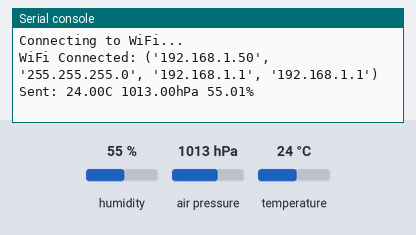
Simulated run of this program. Board: ESP32 board running MicroPython. Shown: the last lines printed to the serial console. The inputs (shaded band) are chosen by the test bench; at power-on: humidity 55 %, air pressure 1013 hPa, temperature 24 °C. WiFi joins after 1.5 s; no MQTT or app messages arrive unless stated; values from a settings file that is not in the repository are placeholders; library files of the repository ran but are not shown: bme280.py.

Above: at 3.3 s.
3.4 s: humidity set to 22 %
At 8.2 s:
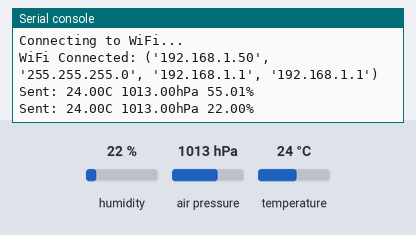
9.0 s: air pressure set to 952 hPa
At 13.6 s:
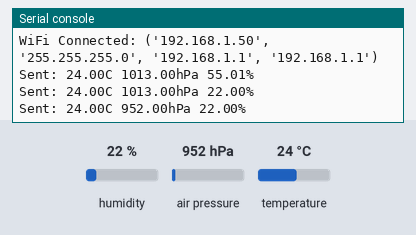
14.6 s: temperature set to 12 °C
At 17.7 s:
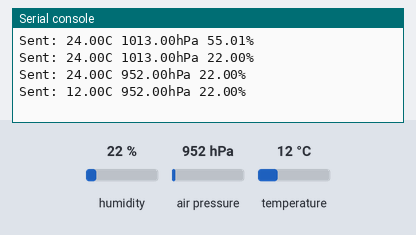

The program:

main.py
```python
import network
import time
from machine import Pin, I2C
import bme280
from umqttsimple import MQTTClient
import myconfig

# 1. Setup WiFi (Required for MQTT)
WIFI_SSID = myconfig.WIFI_SSID
WIFI_PASS = myconfig.WIFI_PASS

wlan = network.WLAN(network.STA_IF)
wlan.active(True)
if not wlan.isconnected():
    print("Connecting to WiFi...")
    wlan.connect(WIFI_SSID, WIFI_PASS)
    while not wlan.isconnected():
        time.sleep(1)
print("WiFi Connected:", wlan.ifconfig())

# 2. Initialize BME280 with correct address
i2c = I2C(0, scl=Pin(22), sda=Pin(21))
try:
    # Explicitly setting address to 0x76
    b = bme280.BME280(i2c=i2c, address=0x76)
except Exception as e:
    print("Could not initialize BME280:", e)
    raise SystemExit

# 3. Setup MQTT

TOPIC = "gcdemo/esp32/bme280"

mqtt = MQTTClient(
    client_id=myconfig.CLIENT_ID,
    server=myconfig.BROKER,
    port=myconfig.PORT,
    user=myconfig.USER_NAME,
    password=myconfig.PASSWORD,
    ssl=True,
    ssl_params={"server_hostname": myconfig.BROKER}
)
mqtt.connect()

while True:
    try:
        # Note: Check your specific bme280 library documentation.
        # Some use .values, some use .read_compensated_data()
        readings = b.values
        payload = "{} {} {}".format(readings[0], readings[1], readings[2])

        mqtt.publish(TOPIC, payload)
        print("Sent:", payload)
    except Exception as e:
        print("Loop error:", e)

    time.sleep(5)
```

Measured:
- after the input at 3.4 s, the serial console: prints a new line after 3.8 s (image 1)
- after the input at 9.0 s, the serial console: prints a new line after 3.2 s (image 2)
- after the input at 14.6 s, the serial console: prints a new line after 2.6 s (image 3)
